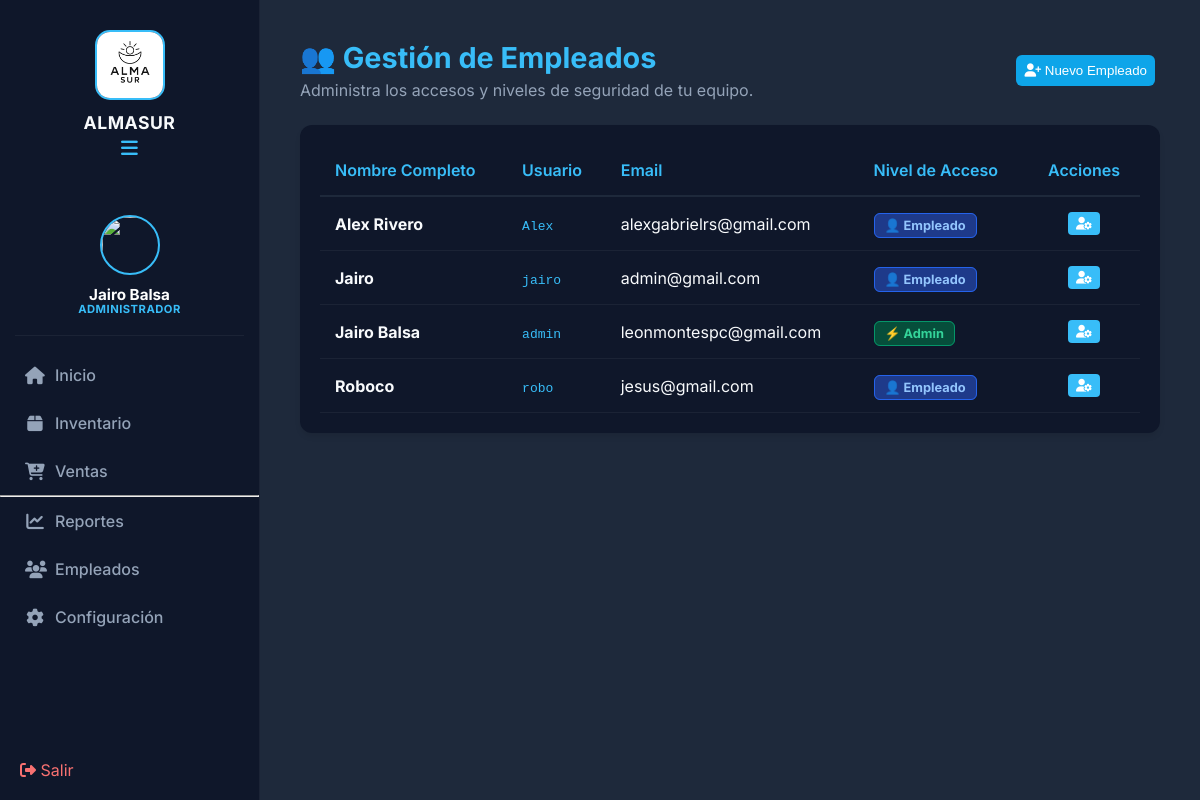
The app's page /Gestion_ventas/empleados.php (signed in), older data.
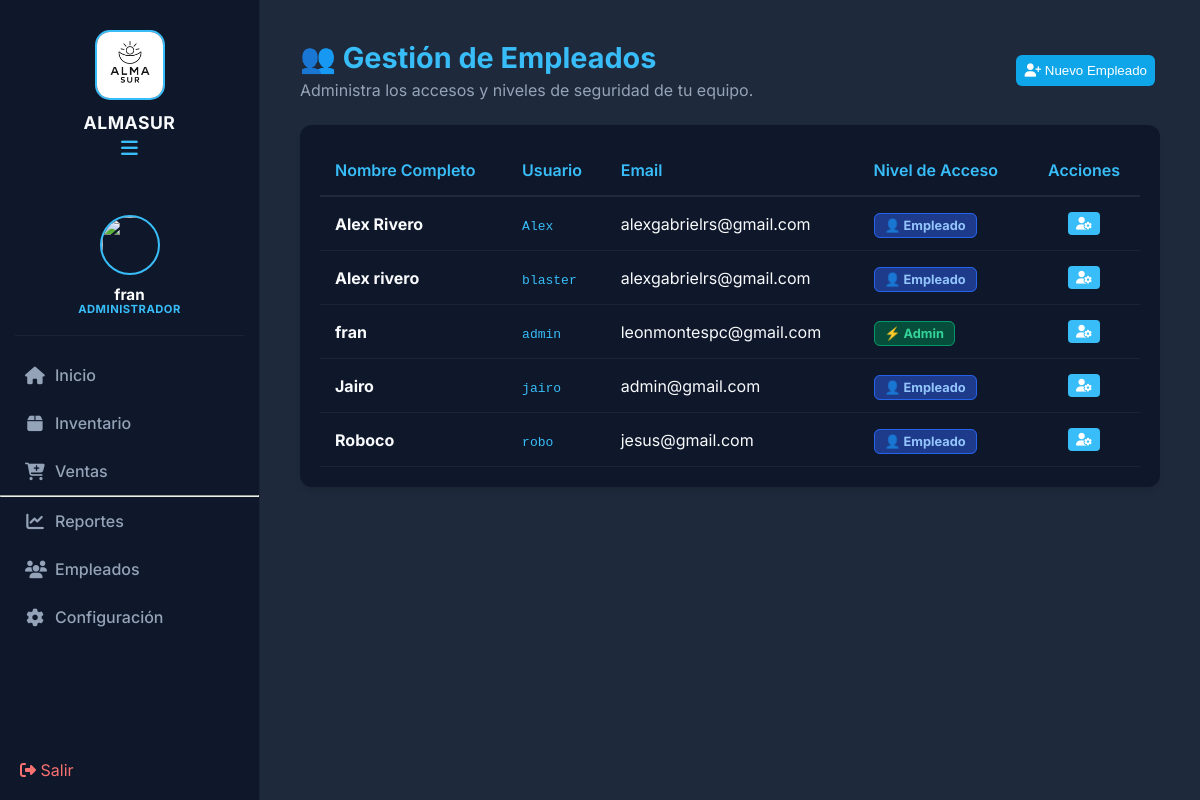
The same page, newer data.
### tables this page shows
CREATE TABLE `usuarios` (
  `id` int(11) NOT NULL,
  `nombre` varchar(100) NOT NULL,
  `usuario` varchar(50) NOT NULL,
  `email` varchar(100) NOT NULL,
  `password` varchar(255) NOT NULL,
  `rol` enum('Administrador','Empleado') DEFAULT 'Empleado',
  `nombre_negocio` varchar(100) DEFAULT 'Almasur',
  `foto_perfil` varchar(255) DEFAULT 'uploads/jairo.png',
  `direccion` text DEFAULT 'Piritu',
  `telefono` varchar(20) DEFAULT '04245556364',
  `codigo_recuperacion` varchar(6) DEFAULT NULL,
  `codigo_verificacion` varchar(10) DEFAULT NULL,
  `codigo_expira` datetime DEFAULT NULL,
  `creado_en` timestamp NOT NULL DEFAULT current_timestamp()
);

### Gestion_ventas/empleados.php (the view, shortened to what this page needs)
<?php
include 'config/db.php';
$usuarios = $conn->query("SELECT id, nombre, email, usuario, rol FROM usuarios ORDER BY nombre ASC");
include 'includes/header.php';
include 'includes/sidebar.php';
?>
<main class="main-content">
    <div class="header-pagina" style="display: flex; justify-content: space-between; align-items: center; margin-bottom: 25px;">
        <div>
            <h1>👥 Gestión de Empleados</h1>
            <p style="color: #94a3b8;">Administra los accesos y niveles de seguridad de tu equipo.</p>
        </div>
        <button class="btn-accion add" onclick="abrirModalEmpleado()">
            <i class="fa-solid fa-user-plus"></i> Nuevo Empleado
        </button>
    </div>
    <div class="card-moderna">
        <table class="tabla-moderna">
            <thead>
                <tr>
                    <th>Nombre Completo</th>
                    <th>Usuario</th>
                    <th>Email</th>
                    <th>Nivel de Acceso</th>
                    <th style="text-align: center;">Acciones</th>
                </tr>
            </thead>
            <tbody>
                <?php while($user = $usuarios->fetch_assoc()): ?>
                <tr>
                    <td><strong><?php echo htmlspecialchars($user['nombre'] ?? 'Sin nombre'); ?></strong></td>
                    <td><code style="color: #38bdf8;"><?php echo htmlspecialchars($user['usuario']); ?></code></td>
                    <td><?php echo htmlspecialchars($user['email']); ?></td>
                    <td>
                        <span class="badge <?php echo ($user['rol'] == 'Administrador') ? 'badge-verde' : 'badge-azul'; ?>">
                            <?php echo ($user['rol'] == 'Administrador') ? '⚡ Admin' : '👤 Empleado'; ?>
                        </span>
                    </td>
                    <td style="text-align: center;">
                        <button class="btn-mini edit" title="Editar Permisos" onclick='abrirEditarEmpleado(<?php echo json_encode($user); ?>)'>
                            <i class="fa-solid fa-user-gear"></i>
                        </button>
                    </td>
                </tr>
                <?php endwhile; ?>
            </tbody>
        </table>
    </div>
</main>

### Gestion_ventas/includes/sidebar.php (shortened to what this page needs)
<?php
$rol_usuario = $_SESSION['usuario_rol'] ?? 'Empleado';
$foto_usuario = $_SESSION['usuario_foto'] ?? 'assets/img/default_avatar.jpg';
?>
<aside class="sidebar" id="sidebar">
    <div class="sidebar-header">
        <div class="logo-container">
            <img id="logo-sidebar" src="uploads/almasur.png" alt="Logo" class="logo-sistema">
            <span class="business-name">ALMASUR</span>
        </div>
        <button id="toggle-btn" class="toggle-btn">
            <i class="fa-solid fa-bars"></i>
        </button>
    </div>
    <a href="perfil.php" class="user-link">
        <div class="user-panel">
            <div class="image">
                <img src="<?php echo $foto_usuario . '?v=' . time(); ?>" class="img-perfil-sidebar">
            </div>
            <div class="info">
                <p class="user-name"><?php echo $_SESSION['nombre']; ?></p>
                <small class="user-role"><?php echo $rol_usuario; ?></small>
            </div>
        </div>
    </a>
    <hr class="sidebar-divider">
    <nav class="sidebar-menu">
        <a href="menu.php"><i class="fa-solid fa-house"></i> <span>Inicio</span></a>
        <a href="inventario.php"><i class="fa-solid fa-box"></i> <span>Inventario</span></a>
        <a href="ventas.php"><i class="fa-solid fa-cart-plus"></i> <span>Ventas</span></a>
        <?php if ($rol_usuario === 'Administrador'): ?>
            <hr class="admin-divider">
            <a href="reportes.php"><i class="fa-solid fa-chart-line"></i> <span>Reportes</span></a>
            <a href="empleados.php"><i class="fa-solid fa-users"></i> <span>Empleados</span></a>
            <a href="ajustes.php"><i class="fa-solid fa-gear"></i> <span>Configuración</span></a>
        <?php endif; ?>
    </nav>
    <div class="sidebar-footer">
        <a href="logout.php" class="logout-link"><i class="fa-solid fa-right-from-bracket"></i> <span>Salir</span></a>
    </div>
</aside>

Row changes from the older to the newer data that the page shows:
added usuarios: nombre "Alex rivero", usuario "blaster", email "alexgabrielrs@gmail.com", rol "👤 Empleado"
changed usuarios "leonmontespc@gmail.com": nombre "Jairo Balsa" → "fran"; moves up the list
Text that changed along with them:
$_SESSION['nombre']: "Jairo Balsa" → "fran"
